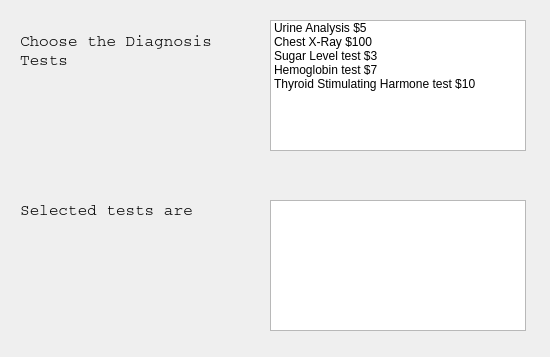
<?xml version="1.0" encoding="UTF-8"?>
<ui version="4.0">
 <class>Dialog</class>
 <widget class="QDialog" name="Dialog">
  <property name="geometry">
   <rect>
    <x>0</x>
    <y>0</y>
    <width>550</width>
    <height>357</height>
   </rect>
  </property>
  <property name="windowTitle">
   <string>Dialog</string>
  </property>
  <widget class="QLabel" name="label">
   <property name="geometry">
    <rect>
     <x>20</x>
     <y>30</y>
     <width>221</width>
     <height>41</height>
    </rect>
   </property>
   <property name="font">
    <font>
     <family>Courier</family>
     <pointsize>12</pointsize>
    </font>
   </property>
   <property name="text">
    <string>Choose the Diagnosis
Tests</string>
   </property>
  </widget>
  <widget class="QLabel" name="labelTest">
   <property name="geometry">
    <rect>
     <x>20</x>
     <y>190</y>
     <width>211</width>
     <height>41</height>
    </rect>
   </property>
   <property name="font">
    <font>
     <family>Courier</family>
     <pointsize>12</pointsize>
    </font>
   </property>
   <property name="text">
    <string>Selected tests are</string>
   </property>
  </widget>
  <widget class="QListWidget" name="listWidgetDiagnosis">
   <property name="geometry">
    <rect>
     <x>270</x>
     <y>20</y>
     <width>256</width>
     <height>131</height>
    </rect>
   </property>
   <property name="selectionMode">
    <enum>QAbstractItemView::MultiSelection</enum>
   </property>
   <item>
    <property name="text">
     <string>Urine Analysis $5</string>
    </property>
   </item>
   <item>
    <property name="text">
     <string>Chest X-Ray $100</string>
    </property>
   </item>
   <item>
    <property name="text">
     <string>Sugar Level test $3</string>
    </property>
   </item>
   <item>
    <property name="text">
     <string>Hemoglobin test $7</string>
    </property>
   </item>
   <item>
    <property name="text">
     <string>Thyroid Stimulating Harmone test $10</string>
    </property>
   </item>
  </widget>
  <widget class="QListWidget" name="listWidgetSelectedTests">
   <property name="geometry">
    <rect>
     <x>270</x>
     <y>200</y>
     <width>256</width>
     <height>131</height>
    </rect>
   </property>
   <property name="selectionMode">
    <enum>QAbstractItemView::MultiSelection</enum>
   </property>
  </widget>
 </widget>
 <resources/>
 <connections/>
</ui>
